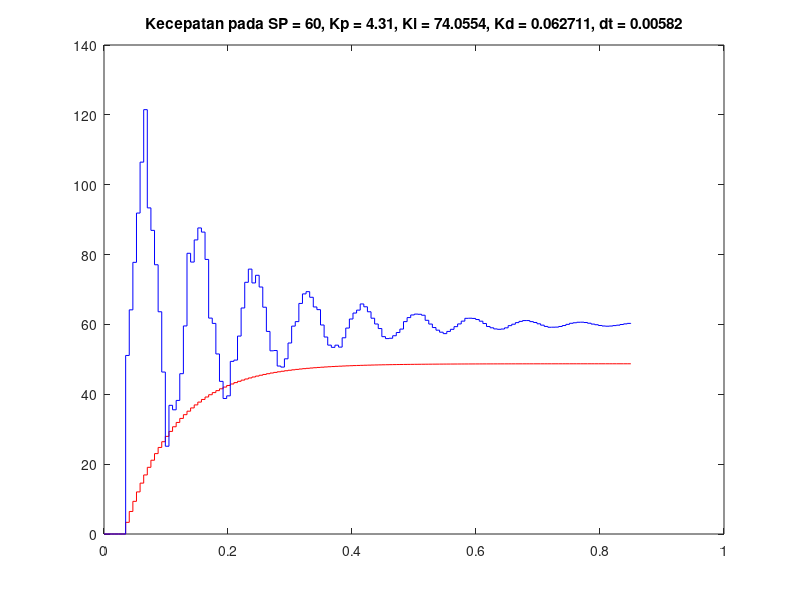
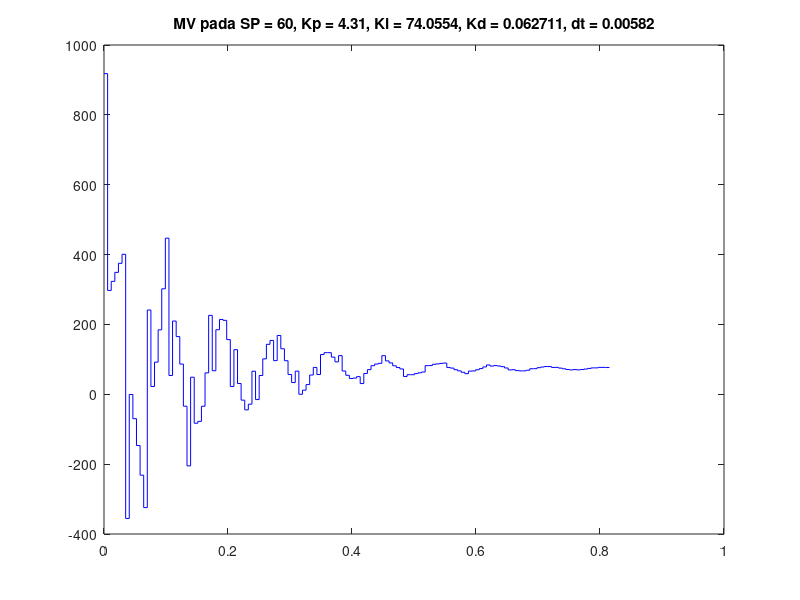
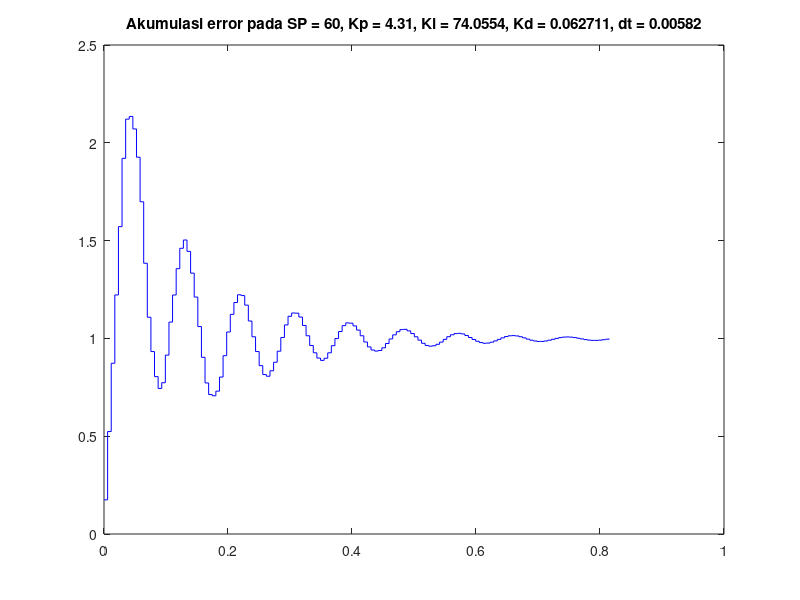

MATLAB code to generate these figures, in order:
clc, clear, warning off

% Identifikasi Sistem
Gain = 0.8123;
Tau = 0.0849;
DeadTime = 0.0291; % can't be zero

% Waktu
K = 10; % Faktor pengali untuk memperpanjang atau memperpendek durasi simulasi
if Tau>DeadTime
    FinalTime = K*Tau;
    SimulationSampling = DeadTime/5;
else
    FinalTime = K*DeadTime;
    SimulationSampling = Tau/5;
end
df = round(FinalTime/SimulationSampling);
if mod(FinalTime,SimulationSampling) ~= 0
    FinalTime = df*SimulationSampling;
end
dlay = ceil(DeadTime/SimulationSampling);
t(1:df+1) = 0:SimulationSampling:FinalTime;

% Kontrol
SetPoint = 60;
InputOpenLoop = SetPoint;
% Controller Design : Ziegler Nichols FOPDT
Type = 3; % 1:P, 2:PI, 3:PID, otherwise:Your Parameter Control
switch Type
    case 1
        % Proportional Controller
        Kp = Tau/Gain/DeadTime;
        Ki = 0;
        Kd = 0;
    case 2
        % Proportional–Integral Controller
        Kp = 0.9*Tau/Gain/DeadTime;
        Ti = 3*DeadTime;
        Ki = Kp/Ti;
        Kd = 0;
    case 3
        % Proportional–Integral–Derivative Controller
        Kp = 1.2*Tau/Gain/DeadTime;
        Ti = 2*DeadTime;
        Td = 0.5*DeadTime;
        Ki = Kp/Ti;
        Kd = Kp*Td;
    otherwise
        % Custom Control Parameter
        Kp = 0;
        Ki = 0;
        Kd = 0;
end

% Error
Error = 0;
LastError = 0;
RateError = 0;
AccumulationError(1:df-dlay) = 0;
ManipulatedVariable(1:df-dlay) = 0;

% Simulasi
Velocity1(1:df+1) = 0;
Velocity2(1:df+1) = 0;
Final = 0;

% Open Loop
for i = dlay+1:df
    Final = Gain*InputOpenLoop; 
    dv1dt = (Final - Velocity1(i))/Tau;
    Velocity1(i+1)  = Velocity1(i) + dv1dt*SimulationSampling;
end

% Closed Loop
for i = 1:df-dlay
    Error = SetPoint - Velocity2(i);
    if i == 1
        %AccumulationError(i) = Error * TimeSampling; % ZOH
        AccumulationError(i) = (Error + LastError)/2 * SimulationSampling; % Tustin
    else
        %AccumulationError(i) = AccumulationError(i-1) + Error * TimeSampling; % ZOH
        AccumulationError(i) = AccumulationError(i-1) + (Error + LastError)/2 * SimulationSampling; % Tustin
    end
    RateError = (Error - LastError)/SimulationSampling;
    LastError = Error;

    Mp = Kp * Error;
    Mi = Ki * AccumulationError(i);
    Md = Kd * RateError;
       
    ManipulatedVariable(i) = Mp + Mi + Md;
    Final = Gain*ManipulatedVariable(i);
    dv2dt = (Final - Velocity2(i+dlay)) / Tau;
    Velocity2(i+dlay+1)  = Velocity2(i+dlay) + (dv2dt * SimulationSampling);
end

figure()
axis([0 FinalTime min([Velocity1 Velocity2]) max([Velocity1 Velocity2])]);
stairs(t,Velocity1,'r'); hold on; %red
stairs(t,Velocity2,'b'); hold off; %blue
title(['Kecepatan pada SP = ' num2str(SetPoint) ', Kp = ' num2str(Kp) ...
        ', Ki = ' num2str(Ki) ', Kd = ' num2str(Kd) ', dt = ' num2str(SimulationSampling)])

figure()
stairs(t(1:end-dlay-1),ManipulatedVariable,'b');
title(['MV pada SP = ' num2str(SetPoint) ', Kp = ' num2str(Kp) ...
        ', Ki = ' num2str(Ki) ', Kd = ' num2str(Kd) ', dt = ' num2str(SimulationSampling)])

figure()
stairs(t(1:end-dlay-1),AccumulationError,'b');
title(['Akumulasi error pada SP = ' num2str(SetPoint) ', Kp = ' num2str(Kp) ...
        ', Ki = ' num2str(Ki) ', Kd = ' num2str(Kd) ', dt = ' num2str(SimulationSampling)])
